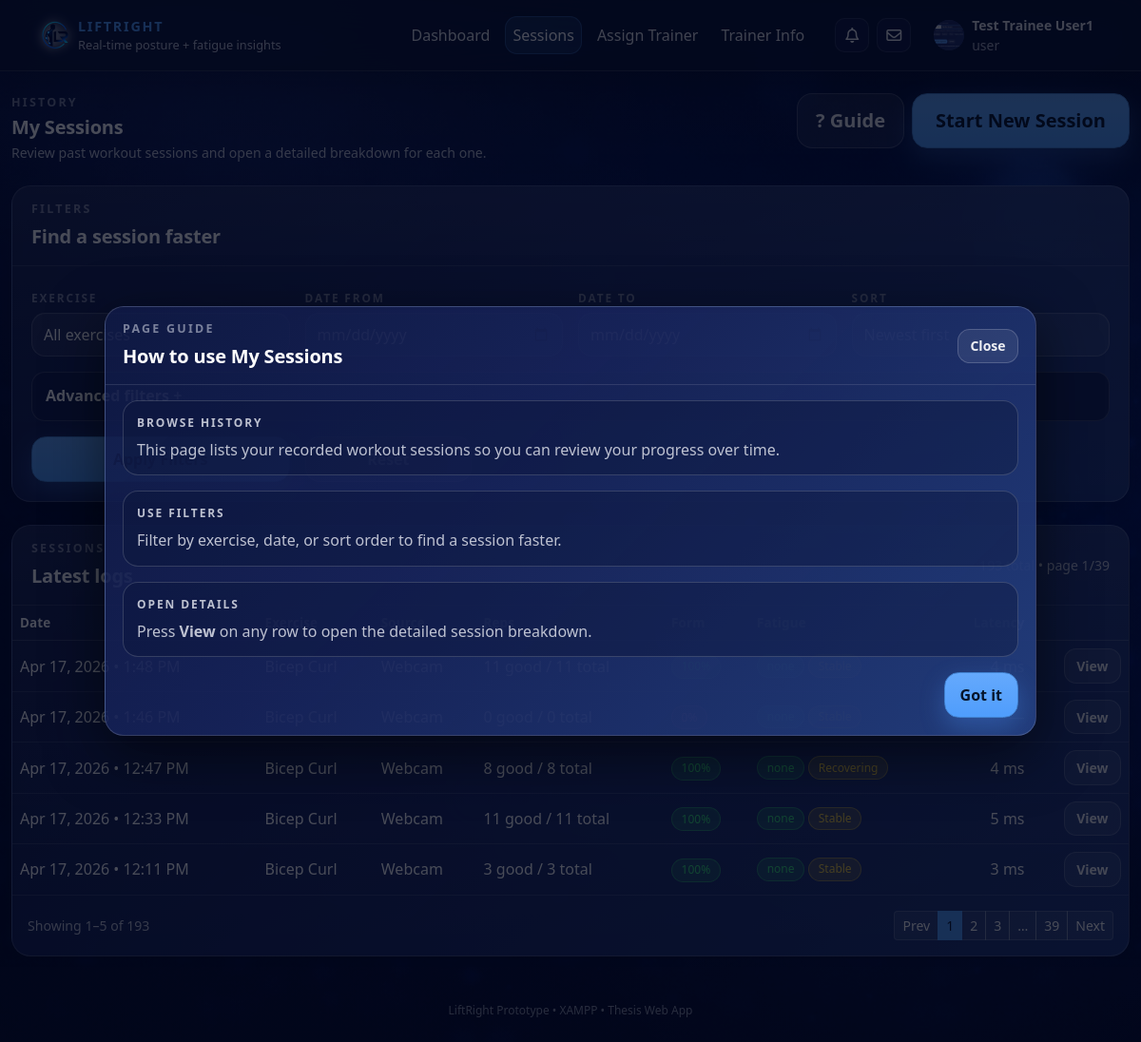
The app's page /web/trainee/sessions.php (signed in) with its own data.
### tables this page shows
CREATE TABLE `users` (
  `user_id` int NOT NULL,
  `full_name` varchar(120) NOT NULL,
  `email` varchar(190) NOT NULL,
  `password_hash` varchar(255) NOT NULL,
  `role` enum('user','trainer','admin') NOT NULL DEFAULT 'user',
  `age` int DEFAULT NULL,
  `birthdate` date DEFAULT NULL,
  `gender` enum('male','female','other','prefer_not_to_say') DEFAULT NULL,
  `bio` text,
  `profile_photo` varchar(255) DEFAULT NULL,
  `qualification` varchar(190) DEFAULT NULL,
  `years_experience` tinyint UNSIGNED DEFAULT NULL,
  `specializations` json DEFAULT NULL,
  `accepting_trainees` tinyint(1) NOT NULL DEFAULT '1',
  `created_at` timestamp NOT NULL DEFAULT CURRENT_TIMESTAMP,
  `last_login` timestamp NULL DEFAULT NULL,
  `trainer_id` int DEFAULT NULL,
  `account_status` enum('pending','approved','rejected','suspended') NOT NULL DEFAULT 'pending',
  `twofa_enabled` tinyint(1) NOT NULL DEFAULT '1',
  `failed_login_attempts` int NOT NULL DEFAULT '0',
  `lock_until` datetime DEFAULT NULL,
  `last_failed_login` timestamp NULL DEFAULT NULL,
  `email_verified_at` datetime DEFAULT NULL,
  `theme` varchar(30) NOT NULL DEFAULT 'default'
);

CREATE TABLE `training_logs` (
  `log_id` bigint NOT NULL,
  `user_id` int NOT NULL,
  `exercise_type` enum('bicep_curl','shoulder_press','lateral_raise') NOT NULL,
  `source_type` enum('upload','webcam') NOT NULL DEFAULT 'upload',
  `video_path` varchar(255) DEFAULT NULL,
  `result_json_path` varchar(255) DEFAULT NULL,
  `reps_total` int NOT NULL DEFAULT '0',
  `reps_good` int NOT NULL DEFAULT '0',
  `reps_bad` int NOT NULL DEFAULT '0',
  `form_error_count` int NOT NULL DEFAULT '0',
  `fatigue_flag` tinyint(1) NOT NULL DEFAULT '0',
  `started_at` timestamp NULL DEFAULT NULL,
  `finished_at` timestamp NULL DEFAULT NULL,
  `processing_ms` int DEFAULT NULL,
  `created_at` timestamp NOT NULL DEFAULT CURRENT_TIMESTAMP,
  `fatigue_peak_score` float DEFAULT NULL,
  `fatigue_final_score` float DEFAULT NULL,
  `fatigue_level` varchar(20) DEFAULT NULL,
  `fatigue_trend` varchar(20) DEFAULT NULL,
  `fatigue_since_rep` int DEFAULT NULL,
  `fatigue_summary` varchar(255) DEFAULT NULL
);

### web/trainee/sessions.php (the view, shortened to what the rows shown need)
<?php
require_once __DIR__ . '/../config/config.php';
$user_id = (int)$_SESSION['user_id'];
$sort      = trim((string)($_GET['sort'] ?? 'newest'));
$page     = (int)($_GET['page'] ?? 1);
$per_page = (int)($_GET['per_page'] ?? 5);
function formatExercise(string $ex): string {
  return match($ex) {
    'shoulder_press' => 'Shoulder Press',
    'bicep_curl'     => 'Bicep Curl',
    'lateral_raise'  => 'Lateral Raise',
    default          => ucwords(str_replace('_',' ', $ex)),
  };
}
function formPct(int $good, int $total): int {
  return ($total > 0) ? (int)round(($good / $total) * 100) : 0;
}
function formBadge(int $pct): string {
  if ($pct >= 85) return 'lr-badge lr-badge-good';
  return 'lr-badge lr-badge-danger';
}
function fatigueLevelBadge(?string $level): string {
  return match((string)$level) {
    'high'     => 'lr-badge lr-badge-danger',
    'moderate' => 'lr-badge lr-badge-warning',
    'low'      => 'lr-badge lr-badge-warning',
    default    => 'lr-badge lr-badge-good',
  };
}
$where = " WHERE user_id = ? ";
$types = "i";
$params = [$user_id];
$orderBy = " ORDER BY created_at DESC ";
switch ($sort) {
  default:
    $orderBy = " ORDER BY created_at DESC ";
}
$offset = ($page - 1) * $per_page;
$dataSql = "
  SELECT log_id, exercise_type, source_type,
         reps_total, reps_good, reps_bad, form_error_count, fatigue_flag,
         fatigue_level, fatigue_trend, fatigue_peak_score,
         processing_ms, created_at
  FROM training_logs
  $where
  $orderBy
  LIMIT ? OFFSET ?
";
$dataTypes = $types . "ii";
$dataParams = $params;
$dataParams[] = $per_page;
$dataParams[] = $offset;
$stmt = $mysqli->prepare($dataSql);
$stmt->bind_param($dataTypes, ...$dataParams);
$stmt->execute();
$res = $stmt->get_result();
$sessions = [];
while ($row = $res->fetch_assoc()) $sessions[] = $row;
require __DIR__ . '/../includes/head.php';
?>
<body>
<?php require __DIR__ . '/../includes/navbar.php'; ?>
<div class="lr-page-wrapper">
  <div class="container lr-main-container py-4">
    <div class="row mb-4 align-items-center">
      <div class="col-lg-8">
        <h1 class="lr-section-heading mb-1">My Sessions</h1>
      </div>
    </div>
    <div class="lr-card">
      <div class="lr-card-body p-0">
        <div class="table-responsive">
          <table class="table table-hover align-middle mb-0 table-lr-dark">
            <thead>
              <tr>
                <th>Date</th>
                <th>Exercise</th>
                <th>Source</th>
                <th>Reps</th>
                <th>Form</th>
                <th>Fatigue</th>
                <th class="text-end">Latency</th>
                <th></th>
              </tr>
            </thead>
            <tbody>
            <?php if (count($sessions) === 0): ?>
              <tr>
                <td colspan="8" class="text-center py-4 lr-stat-subtext">No sessions found.</td>
              </tr>
            <?php else: ?>
              <?php foreach ($sessions as $s):
                $total = (int)$s['reps_total'];
                $good  = (int)$s['reps_good'];
                $pct   = formPct($good, $total);
              ?>
                <tr>
                  <td><?= h(date("M d, Y • g:i A", strtotime((string)$s['created_at']))) ?></td>
                  <td><span class="lr-chip-exercise"><?= h(formatExercise((string)$s['exercise_type'])) ?></span></td>
                  <td class="text-capitalize"><?= h((string)$s['source_type']) ?></td>
                  <td><?= (int)$s['reps_good'] ?> good / <?= (int)$s['reps_total'] ?> total</td>
                  <td><span class="<?= h(formBadge($pct)) ?>"><?= (int)$pct ?>%</span></td>
                  <td>
                    <div class="d-flex flex-wrap gap-1 justify-content-start">
                      <span class="<?= h(fatigueLevelBadge((string)($s['fatigue_level'] ?? 'none'))) ?>">
                        <?= h((string)($s['fatigue_level'] ?? 'none')) ?>
                      </span>
                      <span class="lr-badge lr-badge-warning text-capitalize">
                        <?= h((string)($s['fatigue_trend'] ?? 'stable')) ?>
                      </span>
                    </div>
                  </td>
                  <td class="text-end">
                    <?= $s['processing_ms'] === null ? '—' : h((string)$s['processing_ms'] . ' ms') ?>
                  </td>
                  <td class="text-end">
                    <a class="btn btn-sm btn-outline-light"
                       href="<?= $BASE_URL ?>/trainee/session-view.php?log_id=<?= (int)$s['log_id'] ?>">
                      View
                    </a>
                  </td>
                </tr>
              <?php endforeach; ?>
            <?php endif; ?>
            </tbody>
          </table>
        </div>
      </div>
    </div>
  </div>
</div>
<?php require __DIR__ . '/../includes/footer.php'; ?>

### web/includes/navbar.php (shortened to what the rows shown need)
<?php
global $BASE_URL;
global $mysqli;
$role = $_SESSION['role'] ?? null;
$full_name = $_SESSION['full_name'] ?? null;
$user_id = (int)($_SESSION['user_id'] ?? 0);
$profile_photo = null;
if ($user_id > 0 && isset($mysqli) && $mysqli instanceof mysqli) {
  $stmt = $mysqli->prepare("SELECT profile_photo FROM users WHERE user_id = ? LIMIT 1");
  $stmt->bind_param("i", $user_id);
  $stmt->execute();
  $row = $stmt->get_result()->fetch_assoc();
  if ($row && !empty($row['profile_photo'])) {
    $profile_photo = (string)$row['profile_photo'];
  }
}
?>
<nav class="navbar navbar-expand-lg fixed-top liftright-navbar">
  <div class="container">
    <div class="collapse navbar-collapse" id="lrNav">
      <ul class="navbar-nav ms-auto align-items-lg-center gap-lg-2">
        <?php if (!$role): ?>
          <li class="nav-item"><a class="nav-link" href="<?= $BASE_URL ?>/login.php">Login</a></li>
          <li class="nav-item"><a class="btn btn-primary btn-sm" href="<?= $BASE_URL ?>/register.php">Create account</a></li>
        <?php else: ?>
          <li class="nav-item dropdown ms-lg-2">
            <a class="nav-link d-flex align-items-center gap-2"
               href="#"
               role="button"
               data-bs-toggle="dropdown"
               aria-expanded="false">
              <?php
                $avatarSrc = '';
                if (!empty($profile_photo)) {
                  $avatarSrc = $BASE_URL . '/' . ltrim((string)$profile_photo, '/');
                }
              ?>
              <div class="avatar-circle" style="overflow:hidden; display:flex; align-items:center; justify-content:center;">
                <?php if ($avatarSrc): ?>
                  <img src="<?= h($avatarSrc) ?>" alt="Profile photo"
                      style="width:100%;height:100%;object-fit:cover;display:block;">
                <?php else: ?>
                  <?= h(initials((string)$full_name)) ?>
                <?php endif; ?>
              </div>
            </a>
          </li>
        <?php endif; ?>
      </ul>
    </div>
  </div>
</nav>

### records on screen
users: profile_photo (picture)
training_logs: created_at "Apr 17, 2026 • 1:48 PM"
training_logs: created_at "Apr 17, 2026 • 1:46 PM"
training_logs: created_at "Apr 17, 2026 • 12:47 PM", exercise_type "Bicep Curl", source_type "Webcam", reps_good "8", reps_total "8", pct "100", fatigue_level "none", fatigue_trend "Recovering", processing_ms "4 ms"
training_logs: created_at "Apr 17, 2026 • 12:33 PM", exercise_type "Bicep Curl", source_type "Webcam", reps_good "11", reps_total "11", pct "100", fatigue_level "none", fatigue_trend "Stable", processing_ms "5 ms"
training_logs: created_at "Apr 17, 2026 • 12:11 PM", exercise_type "Bicep Curl", source_type "Webcam", reps_good "3", reps_total "3", pct "100", fatigue_level "none", fatigue_trend "Stable", processing_ms "3 ms"

### other values on screen
$full_name "Test Trainee User1"
$role "user"
$page "1"
$total_pages "39"
$offset + 1 "1"
min($offset + $per_page, $total_rows) "5"
$total_rows "193"
